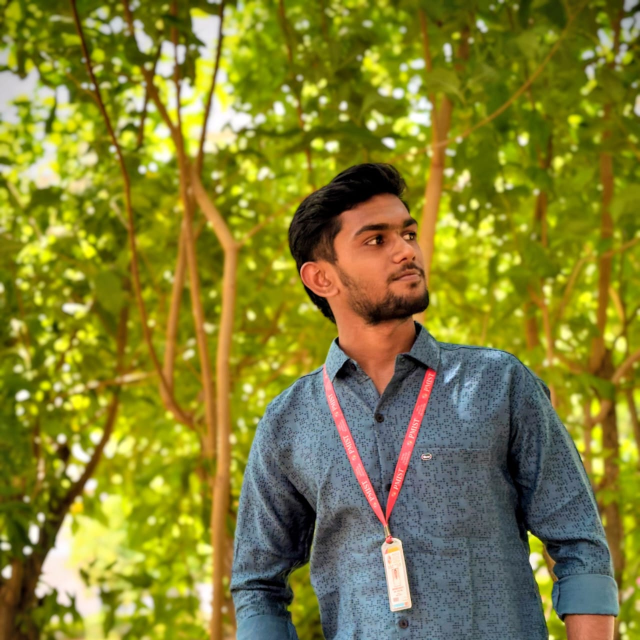
#> input picture img2.jpg, 1280 x 1280 px (shown at 1/2 size)
$ jupyter execute --allow-errors saltpeppernoiseassignment.ipynb
#> lines starting #> are read from the running program, lines starting #| are printed output that depends on the picture
[cell 1]
import cv2
import numpy as np
import pandas as pd

READING IMAGES

[cell 2]
actual = cv2.imread('img2.jpg',0)
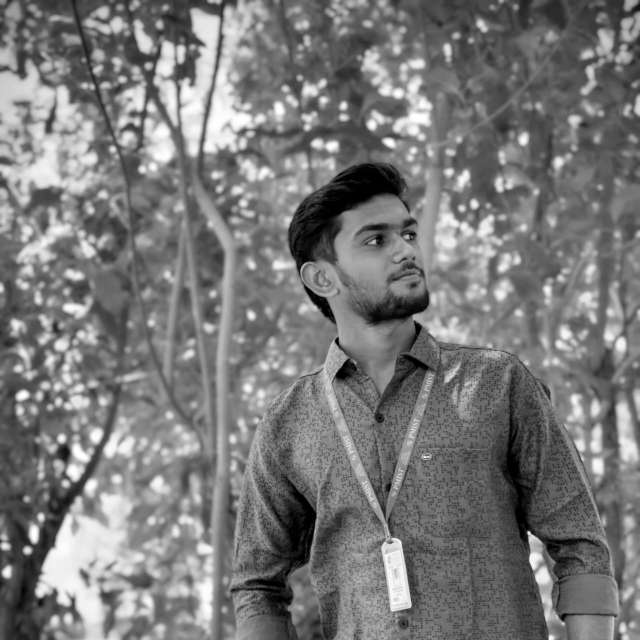
#> actual: shape (1280, 1280) (shown at 1/2 size); min 0, max 255, mean 120.5
noise = cv2.imread('image.jpg',0)

[cell 3]
resize1 = cv2.resize(actual,(720,720))
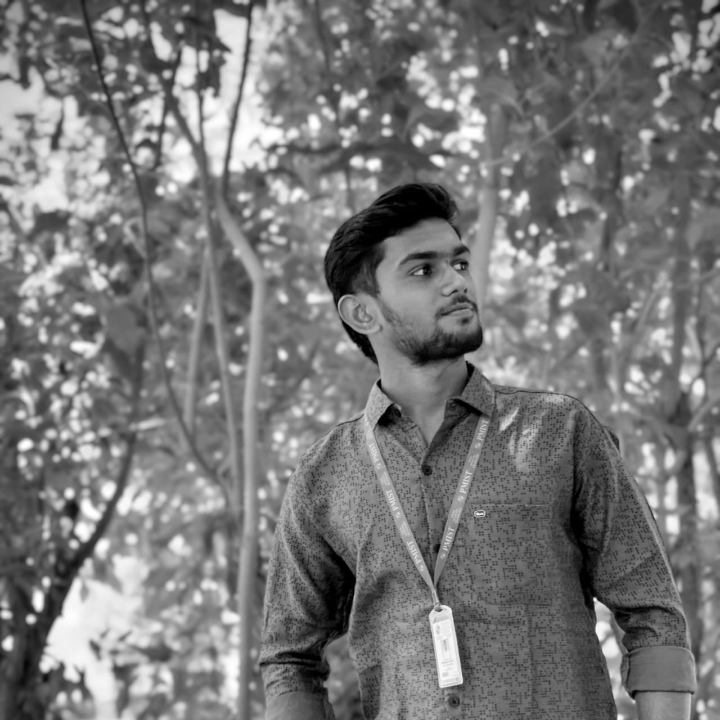
#> resize1: shape (720, 720); min 0, max 255, mean 120.4
#> (the rest of this cell did not finish here and is left out)
